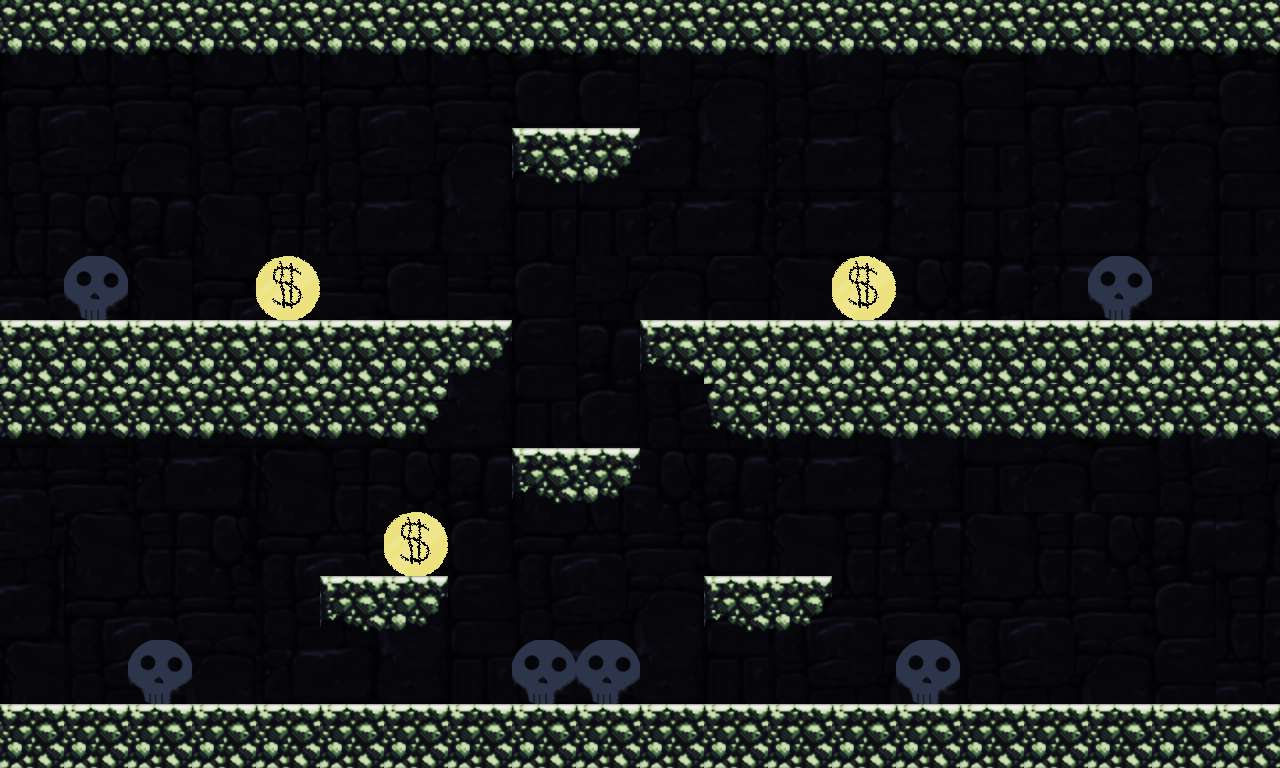

Below is a game level as drawn by its tile map, then a one-line description and the .tmx that defines it (tile-layer data replaced by summaries):
An orthogonal 20x12 tile map with 64x64 px tiles, 2 tile layers (level, GameElements), 2 tilesets, 1 image layer and 10 objects.

<map version="1.0" orientation="orthogonal" renderorder="right-down" width="20" height="12" tilewidth="64" tileheight="64" nextobjectid="40">
 <tileset firstgid="1" name="stone_tileset3" tilewidth="64" tileheight="64" tilecount="19" columns="19">
  <image source="../assets/tiles/stone_tileset3.png" trans="ff00ff" width="1216" height="64" />
 </tileset>
 <tileset firstgid="20" name="GameElement_tileset" tilewidth="64" tileheight="64" tilecount="3" columns="3">
  <image source="../assets/tiles/GameElement_tileset.png" trans="ff00ff" width="192" height="64" />
 </tileset>
 <imagelayer name="bg">
  <image source="../assets/tiles/dungeon_bg.png" />
 </imagelayer>
 <layer name="level" width="20" height="12">
  <data>[240 cells, 82 non-empty, 6 distinct tile ids]</data>
 </layer>
 <objectgroup name="objects">
  <object id="30" x="0" y="-4" width="1281.33" height="53.3333" />
  <object id="31" x="517.333" y="130.667" width="117.333" height="46.6667" />
  <object id="32" x="2.66667" y="321.333" width="504" height="52" />
  <object id="33" x="646.667" y="321.333" width="634.667" height="50.6667" />
  <object id="34" x="1.33333" y="378.667" width="444" height="56" />
  <object id="35" x="709.333" y="373.333" width="574.667" height="58.6667" />
  <object id="36" x="516" y="450.667" width="120" height="49.3333" />
  <object id="37" x="324" y="581.333" width="121.333" height="44" />
  <object id="38" x="705.333" y="580" width="124" height="46.6667" />
  <object id="39" x="2.66667" y="709.333" width="1277.33" height="57.3333" />
 </objectgroup>
 <layer name="GameElements" width="20" height="12">
  <data>[240 cells, 9 non-empty, 2 distinct tile ids]</data>
 </layer>
</map>
